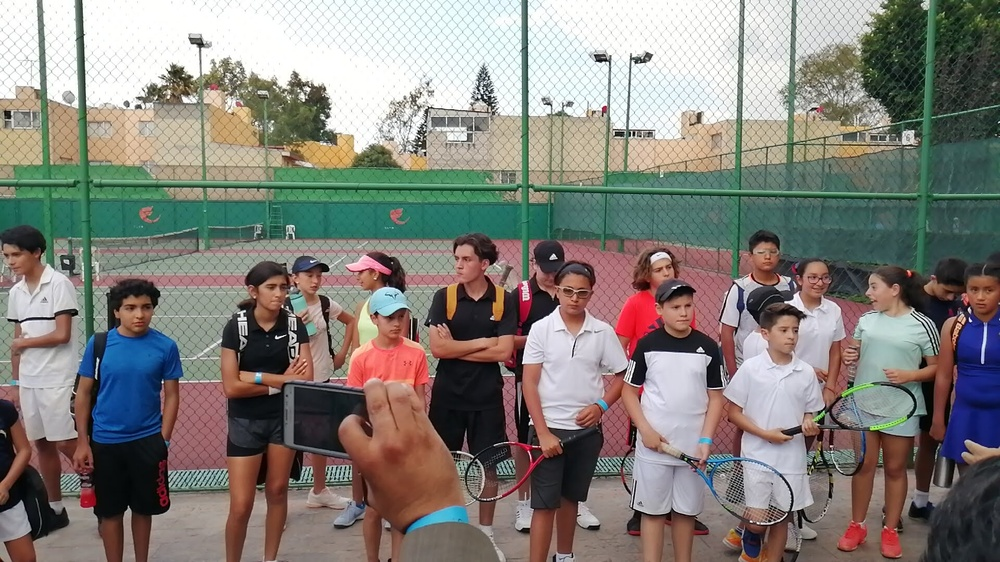
#> input picture Practicing/Arduino/OpenCV/reconocimientoImagenes/imagenes/Torneo.jpg, 1000 x 562 px, shrunk from 1920 x 1080 before the run
$ python main.py
#> lines starting #> are read from the running program, lines starting #| are printed output that depends on the picture; after the words box and inside, x2 and y2 are one past the last pixel; in counts of white or black regions, pixels touching at a corner belong together
#Ejemplo de reconocimiento de patrones
import cv2
import numpy as np

#Primero hay que importar las imagenes
#Para una busqueda mas sencilla transformar a escala de grises
tarjeta = cv2.imread("./imagenes/Torneo.jpg", cv2.IMREAD_GRAYSCALE) #La imagen en la que vamos a buscar
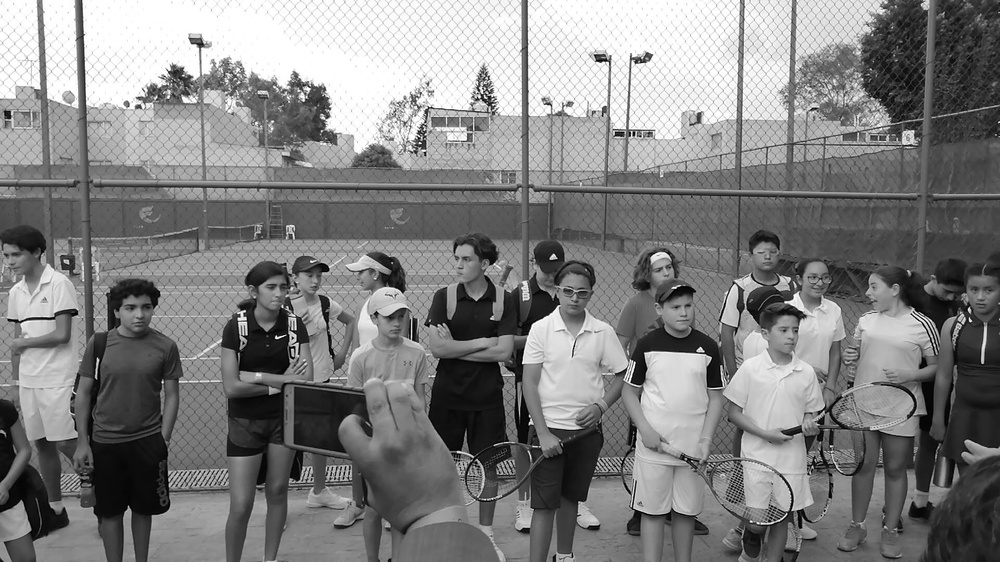
#> tarjeta: shape (562, 1000); min 0, max 255, mean 128.3
plantilla = cv2.imread("./imagenes/Ivan.jpg", cv2.IMREAD_GRAYSCALE) #El objeto o patron a buscar
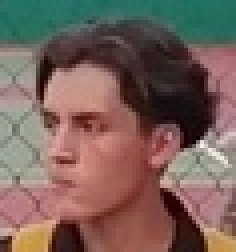
#> input picture Practicing/Arduino/OpenCV/reconocimientoImagenes/imagenes/Ivan.jpg, 59 x 63 px, shrunk from 113 x 120 before the run (shown 4 times larger)
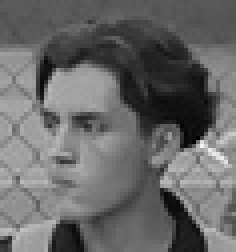
#> plantilla: shape (63, 59) (shown 4 times larger); min 0, max 242, mean 103.6

''' METODO PARA MOSTRAR LAS IMAGENES
cv2.imshow("Tarjeta", tarjeta)
cv2.waitKey()

cv2.destroyAllWindows()
'''

alto, ancho = np.shape(plantilla) #Tamaño de la imagen de plantilla
#> alto = 63; ancho = 59
resultado = cv2.matchTemplate(tarjeta, plantilla, cv2.TM_CCORR_NORMED) #Hacer el reconocimiento de la imagen
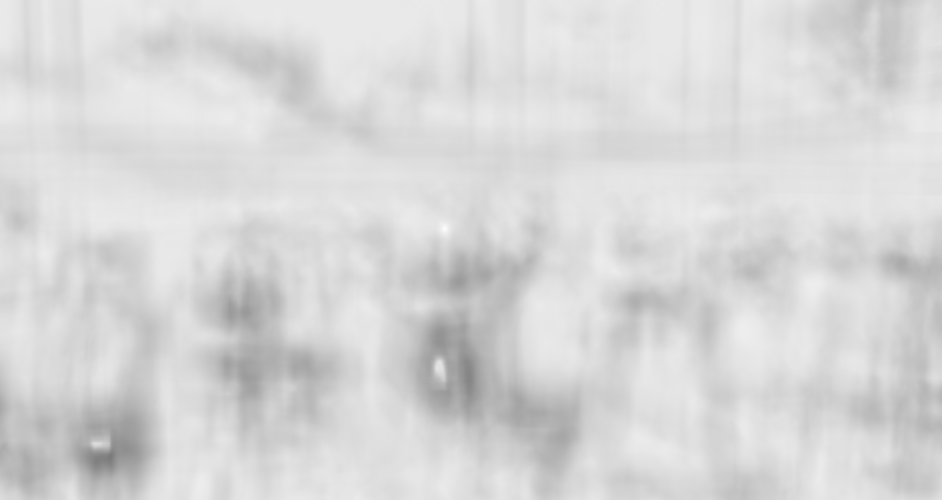
#> resultado: shape (500, 942) float32; min 0.482, max 0.999, mean 0.847
min, max, pos_min, pos_max = cv2.minMaxLoc(resultado) #Obtenemos las posiciones de nuestra coincidencia
#> min = 0.482; max = 0.999; pos_min = (110, 456); pos_max = (444, 228)

pixel_superior_izq = pos_max
#> pixel_superior_izq = (444, 228)
pixel_inferior_der = (pos_max[0] + ancho, pos_max[1] + alto) #[0] -> X     [1] -> Y
#> pixel_inferior_der = (503, 291)


tarjeta = cv2.imread("./imagenes/Torneo.jpg")
#> tarjeta is the input picture: shape (562, 1000, 3); mean B, G, R 122, 127.9, 131.5
cv2.rectangle(tarjeta, pixel_superior_izq, pixel_inferior_der, 255, 2)
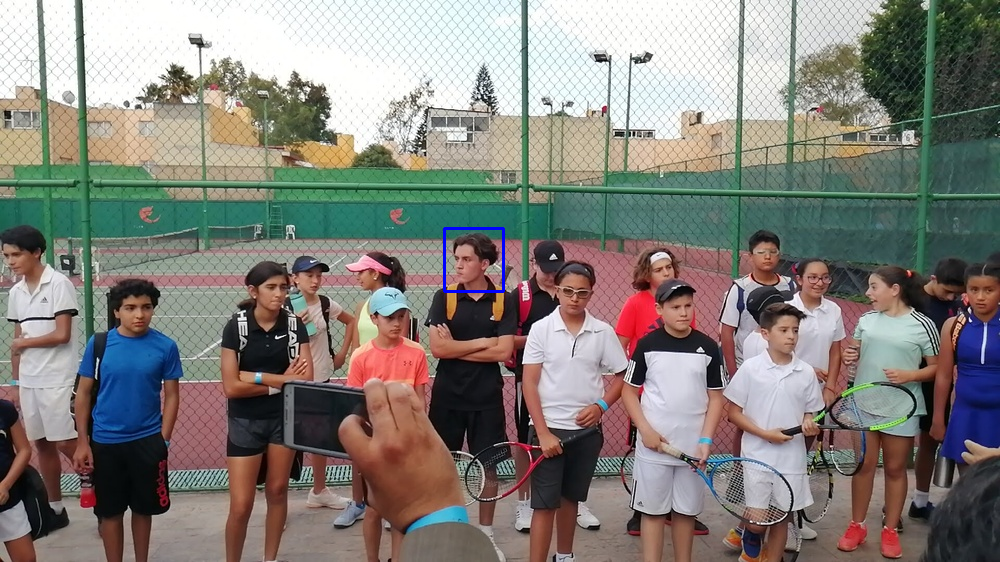
#> tarjeta: shape (562, 1000, 3); 0.13% of pixels changed, all inside (x1, y1, x2, y2) = (443, 227, 505, 293)

cv2.imshow("IDENTIFICACION", tarjeta)
cv2.waitKey()
cv2.destroyAllWindows()
